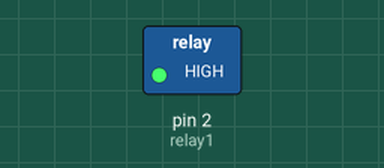
This sketch was run on a simulated Arduino Uno, built with avr-gcc and run on an emulated ATmega328P. On the bench: switched loads named in the sketch (green lamp = pin HIGH). Dashed ring = blinking.

Above: at 0.2 s.
Timing chart, 0 to 3.0 s (numbered marks = the images above):
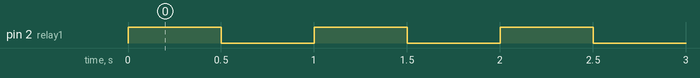

The sketch:

sketch_nov24b.ino
```cpp
// from http://www.circuitbasics.com/arduino-ohm-meter/

int analogPin= 0;
const int relay1 = 2; // the number of the relay1 pin// variables will change:


void setup()
{
pinMode(relay1, OUTPUT);
Serial.begin(9600);
}

void loop()
{

digitalWrite(relay1, HIGH);
delay(500);
  digitalWrite(relay1,LOW);
  delay(500);    //Here we influence how often we read the value

}
```

Measured:
- by itself, pin 2 (relay1): alternates HIGH for 0.50 s and LOW for 0.50 s
